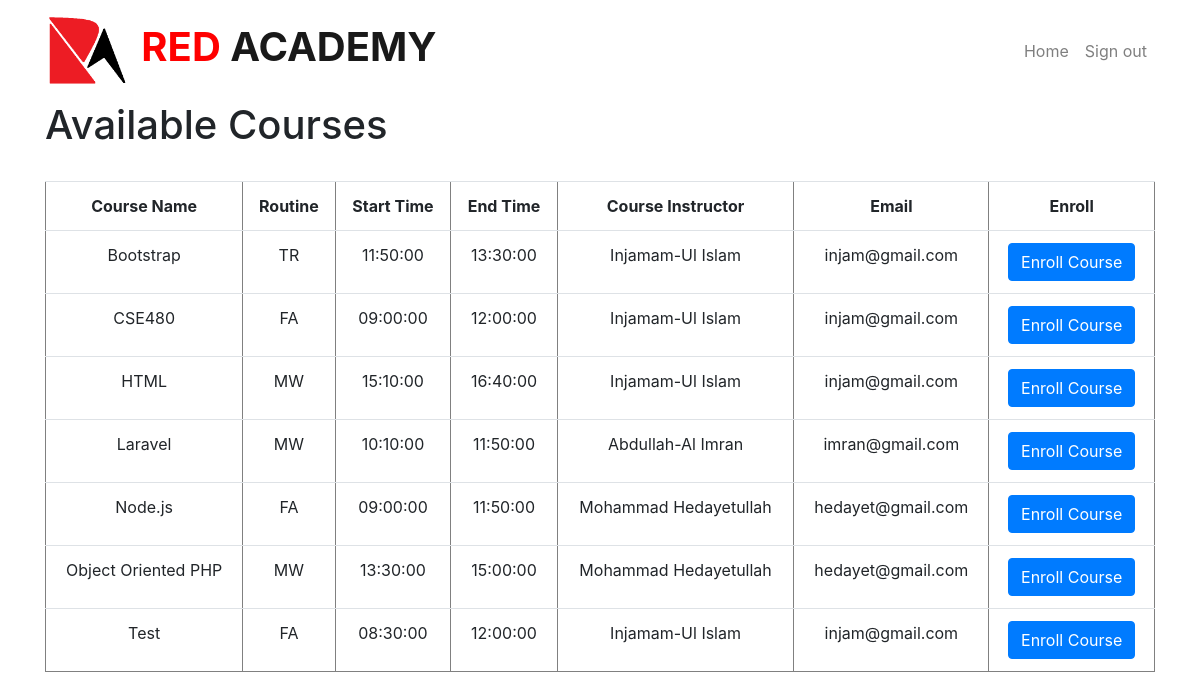
Screenshot of /enroll_new_course.php (signed in) with the database file from the repository.
### tables this page shows
CREATE TABLE `courses` (
  `coursename` varchar(50) NOT NULL,
  `teacher` text NOT NULL,
  `teacher_email` varchar(50) NOT NULL,
  `routine` text NOT NULL,
  `start` time NOT NULL,
  `end` time NOT NULL
);

### enroll_new_course.php (the view, shortened to what this page needs)
<!DOCTYPE html>
<html lang="en" dir="ltr">
  <head>
    <link rel="stylesheet" href="css/bootstrap.min.css">
    <link rel="stylesheet" href="css/custom.css">
  </head>
  <body>
    <nav class="navbar navbar-expand-lg navbar-light">
      <div class="container">
        <a class="navbar-brand" href="homepage.php">
          <img src="photos/logo.png" height="75" class="d-inline-block" alt="Business"> <b><font color="red"> RED </font> ACADEMY </b>
        </a>
         <div class="collapse navbar-collapse" id="navbarSupportedContent">
           <ul class="navbar-nav ml-auto">
             <li class="nav-item">
               <a class="nav-link" href="homepage.php">Home</a>
             </li>
             <li class="nav-item">
               <a class="nav-link" href="sign_out.php">Sign out</a>
             </li>
           </ul>
         </div>
     </div>
   </nav>
   <div class="container">
       <h1>Available Courses</h1>
   </div>
   <br>
   <div class="container">
     <div class="middle">
       <?php
       $connection=mysqli_connect('localhost','root','','red_academy');
       $query="select * from courses where teacher!='null'";
       $result=mysqli_query($connection,$query);
           if($result)
           {
           if(mysqli_num_rows($result)>0){
                           echo '<table class="table" border="1" cellpadding="10px">
                               <tr>
                                   <th>
                                       Course Name
                                   </th>
                                   <th>
                                       Routine
                                   </th>
                                   <th>
                                       Start Time
                                   </th>
                                   <th>
                                       End Time
                                   </th>
                                   <th>
                                   Course Instructor
                                   </th>
                                   <th>
                                   Email
                                   </th>
                                   <th>
                                   Enroll
                                   </th>
                               </tr>
                               ';
             while($ans=mysqli_fetch_array($result))
             {
                               echo "<tr>";
                                           echo "<td>". $ans['coursename'] ."</td>";
                                           echo "<td>". $ans['routine'] ."</td>";
                                           echo "<td>". $ans['start'] ."</td>";
                                           echo "<td>". $ans['end'] ."</td>";
                                           echo "<td>". $ans['teacher'] ."</td>";
                                           echo "<td>". $ans['teacher_email'] ."</td>";
                                           echo '<td>';
                                           echo'<form class="enroll" method="POST" action="">
                                           <input type="hidden" name="cname" value="'.$ans['coursename'].'">';
                                           echo'<input type="submit" class="btn btn-primary" value="Enroll Course">
                                           </form>';
                                           echo'</td>';
                               echo "</tr>";
               }
                         echo "</table>";
             }
             }
             else {
               echo "Nothing to show Here <br>";
             }
                          ?>
     </div>
   </div>
  </body>
</html>

### css/custom.css (style rules this page uses)
div.middle { text-align: center; }
.navbar-light .navbar-brand { font-size: 40px; }

### rows the page displays
courses: coursename "Bootstrap", routine "TR", start "11:50:00", end "13:30:00", teacher "Injamam-Ul Islam", teacher_email "injam@gmail.com"
courses: coursename "CSE480", routine "FA", start "09:00:00", end "12:00:00", teacher "Injamam-Ul Islam", teacher_email "injam@gmail.com"
courses: coursename "HTML", routine "MW", start "15:10:00", end "16:40:00", teacher "Injamam-Ul Islam", teacher_email "injam@gmail.com"
courses: coursename "Laravel", routine "MW", start "10:10:00", end "11:50:00", teacher "Abdullah-Al Imran", teacher_email "imran@gmail.com"
courses: coursename "Node.js", routine "FA", start "09:00:00", end "11:50:00", teacher "Mohammad Hedayetullah", teacher_email "hedayet@gmail.com"
courses: coursename "Object Oriented PHP", routine "MW", start "13:30:00", end "15:00:00", teacher "Mohammad Hedayetullah", teacher_email "hedayet@gmail.com"
courses: coursename "Test", routine "FA", start "08:30:00", end "12:00:00", teacher "Injamam-Ul Islam", teacher_email "injam@gmail.com"
